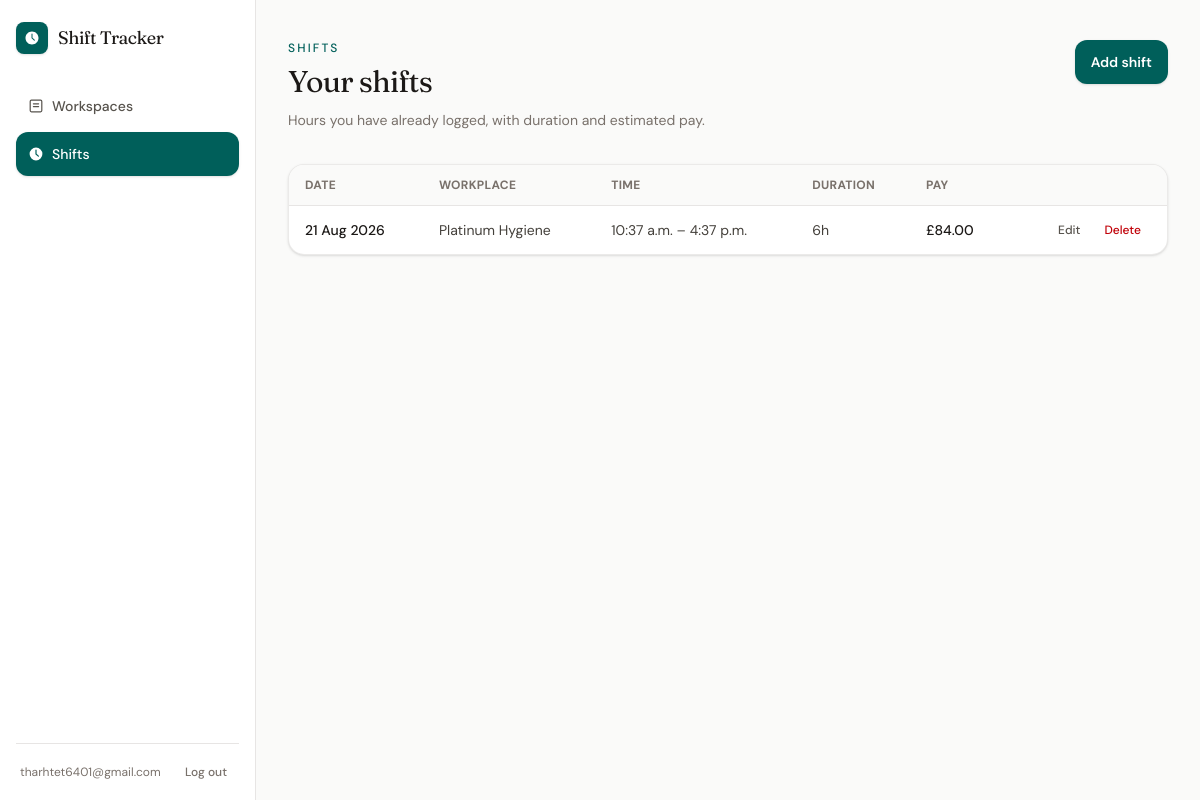
/shifts/ (signed in), run on an earlier commit of the app's database.
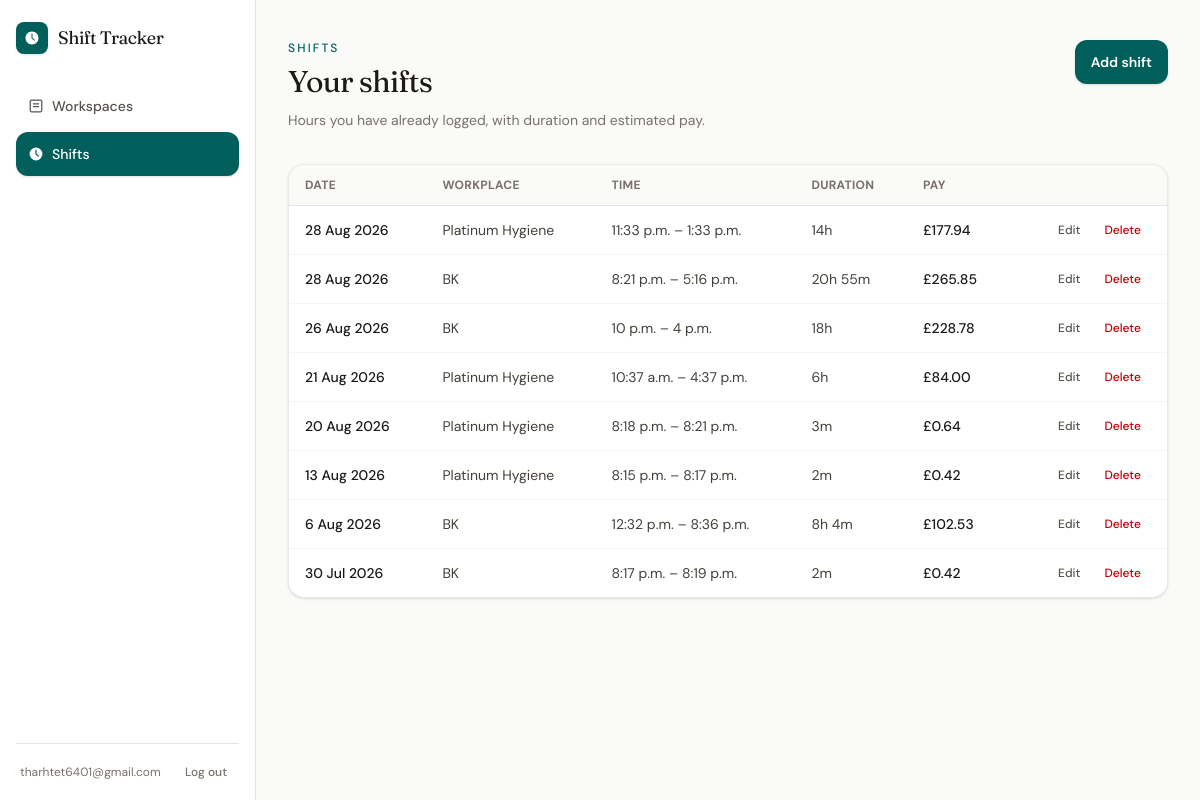
And on a later commit of the database.
### shifts/models.py (models this page shows, shortened)
class Shift(models.Model):
    user = models.ForeignKey(
        settings.AUTH_USER_MODEL,
        on_delete=models.CASCADE,
        related_name="shifts",
    )
    workplace = models.ForeignKey(
        Workplace,
        on_delete=models.PROTECT,
        related_name="shifts",
    )
    date = models.DateField()
    start_time = models.TimeField()
    end_time = models.TimeField()
    break_minutes = models.PositiveIntegerField(default=0)
    hourly_rate_at_time = models.DecimalField(
        max_digits=6,
        decimal_places=2,
    )
    notes = models.TextField(
        blank=True,
    )
    created_at = models.DateTimeField(auto_now_add=True)
    updated_at = models.DateTimeField(auto_now=True)
    def duration_minutes(self):
        start = datetime.combine(
            self.date,
            self.start_time,
        )
        end = datetime.combine(
            self.date,
            self.end_time,
        )
        if end <= start:
            end += timedelta(days=1)
        total_minutes = int(
            (end - start).total_seconds() / 60
        )
        return total_minutes - self.break_minutes
    def duration_hours(self):
        return Decimal(self.duration_minutes()) / Decimal("60")
    def duration_display(self):
        minutes = max(self.duration_minutes(), 0)
        hours, remaining = divmod(minutes, 60)
        if hours and remaining:
            return f"{hours}h {remaining}m"
        if hours:
            return f"{hours}h"
        return f"{remaining}m"
    def estimated_earnings(self):
        return (
            self.duration_hours()
            * self.hourly_rate_at_time
        ).quantize(Decimal("0.01"))

### workspaces/models.py (models this page shows, shortened)
class Workplace(models.Model):
    user = models.ForeignKey(
        settings.AUTH_USER_MODEL,
        on_delete=models.CASCADE,
        related_name="workplaces",
    )
    name = models.CharField(max_length=100)
    hourly_rate = models.DecimalField(
        max_digits=6,
        decimal_places=2,
    )
    is_active = models.BooleanField(default=True)
    created_at = models.DateTimeField(auto_now_add=True)
    updated_at = models.DateTimeField(auto_now=True)

### shifts/views.py (the view)
# urls.py: path("shifts/", views.shift_list, name="shift_list"),
@login_required
def shift_list(request):
    try:
        shifts = _user_shifts(request.user)
        return render(
            request,
            "shifts/list.html",
            {"shifts": shifts},
        )
    except Exception:
        messages.error(request, "Could not load your shifts.")
        return render(
            request,
            "shifts/list.html",
            {"shifts": []},
        )

### shifts/views.py (called while the page is built)
def _user_shifts(user):
    return user.shifts.select_related("workplace").order_by("-date", "-start_time")

### shifts/templates/shifts/list.html (shortened to what this page needs)
{% extends "app.html" %}
{% block app_content %}
<div class="px-4 py-6 sm:px-8 sm:py-10">
    <div class="flex flex-col gap-4 sm:flex-row sm:items-start sm:justify-between">
        <div>
            <p class="text-xs font-medium uppercase tracking-[0.18em] text-teal-800">Shifts</p>
            <h1 class="mt-2 font-serif text-2xl tracking-tight text-stone-900 sm:text-3xl">Your shifts</h1>
            <p class="mt-2 max-w-xl text-sm leading-6 text-stone-500">
                Hours you have already logged, with duration and estimated pay.
            </p>
        </div>
        <button
            type="button"
            hx-get="{% url 'shift_create' %}"
            hx-target="#modal"
            hx-swap="innerHTML"
            class="min-h-11 w-full touch-manipulation rounded-xl bg-teal-800 px-4 text-sm font-semibold text-white shadow-sm transition hover:bg-teal-700 sm:w-auto"
        >
            Add shift
        </button>
    </div>
    <div id="shift-list" class="mt-8">
        {% include "shifts/partials/list.html" %}
    </div>
</div>
{% endblock %}

### shifts/templates/shifts/partials/list.html (shortened to what this page needs)
{% if shifts %}
    <div class="hidden overflow-x-auto rounded-2xl border border-stone-200/80 bg-white shadow-sm md:block">
        <table class="min-w-full text-left text-sm">
            <thead class="border-b border-stone-200 bg-stone-50 text-xs font-medium uppercase tracking-wide text-stone-500">
                <tr>
                    <th class="px-4 py-3">Date</th>
                    <th class="px-4 py-3">Workplace</th>
                    <th class="px-4 py-3">Time</th>
                    <th class="px-4 py-3">Duration</th>
                    <th class="px-4 py-3">Pay</th>
                    <th class="px-4 py-3"><span class="sr-only">Actions</span></th>
                </tr>
            </thead>
            <tbody class="divide-y divide-stone-100">
                {% for shift in shifts %}
                    <tr class="text-stone-700">
                        <td class="whitespace-nowrap px-4 py-3 font-medium text-stone-900">{{ shift.date }}</td>
                        <td class="px-4 py-3">{{ shift.workplace.name }}</td>
                        <td class="whitespace-nowrap px-4 py-3">
                            {{ shift.start_time }} – {{ shift.end_time }}
                        </td>
                        <td class="whitespace-nowrap px-4 py-3">{{ shift.duration_display }}</td>
                        <td class="whitespace-nowrap px-4 py-3 font-medium text-stone-900">
                            £{{ shift.estimated_earnings }}
                        </td>
                        <td class="whitespace-nowrap px-4 py-3 text-right">
                            <div class="flex justify-end gap-1">
                                <button
                                    type="button"
                                    hx-get="{% url 'shift_update' shift.pk %}"
                                    hx-target="#modal"
                                    hx-swap="innerHTML"
                                    class="rounded-lg px-2.5 py-1 text-xs font-medium text-stone-600 transition hover:bg-stone-100 hover:text-stone-900"
                                >
                                    Edit
                                </button>
                                <button
                                    type="button"
                                    hx-get="{% url 'shift_delete' shift.pk %}"
                                    hx-target="#modal"
                                    hx-swap="innerHTML"
                                    class="rounded-lg px-2.5 py-1 text-xs font-medium text-red-700 transition hover:bg-red-50"
                                >
                                    Delete
                                </button>
                            </div>
                        </td>
                    </tr>
                {% endfor %}
            </tbody>
        </table>
    </div>
{% else %}
    <div class="rounded-2xl border border-dashed border-stone-300 bg-white px-6 py-12 text-center">
        <p class="font-medium text-stone-800">No shifts logged yet</p>
        <p class="mt-1 text-sm text-stone-500">Add a shift after you finish work.</p>
    </div>
{% endif %}

What changed in the data, as far as the page shows it:
added Shift: date "28 Aug 2026", workplace.name "Platinum Hygiene", start_time "11:33 p.m.", end_time "1:33 p.m.", duration_display "14h", estimated_earnings "177.94"
added Shift: date "28 Aug 2026", workplace.name "BK", start_time "8:21 p.m.", end_time "5:16 p.m.", duration_display "20h 55m", estimated_earnings "265.85"
added Shift: date "26 Aug 2026", workplace.name "BK", start_time "10 p.m.", end_time "4 p.m.", duration_display "18h", estimated_earnings "228.78"
added Shift: date "20 Aug 2026", workplace.name "Platinum Hygiene", start_time "8:18 p.m.", end_time "8:21 p.m.", duration_display "3m", estimated_earnings "0.64"
added Shift: date "13 Aug 2026", workplace.name "Platinum Hygiene", start_time "8:15 p.m.", end_time "8:17 p.m.", duration_display "2m", estimated_earnings "0.42"
added Shift: date "6 Aug 2026", workplace.name "BK", start_time "12:32 p.m.", end_time "8:36 p.m.", duration_display "8h 4m", estimated_earnings "102.53"
added Shift: date "30 Jul 2026", workplace.name "BK", start_time "8:17 p.m.", end_time "8:19 p.m.", duration_display "2m", estimated_earnings "0.42"
